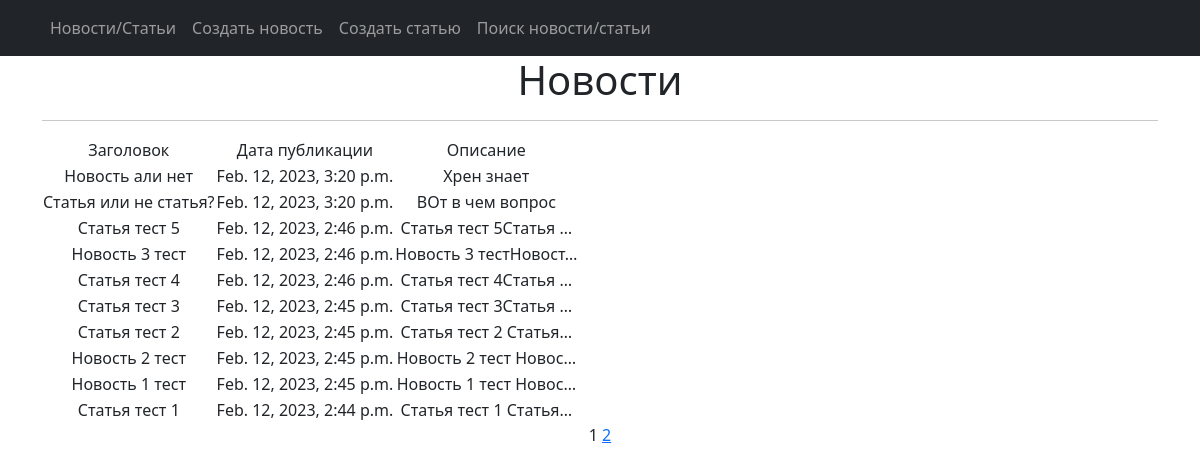
Page /news/ on the committed database.
### np_app/models.py (models this page shows, shortened)
class Post(models.Model):
    article = 'Arti'
    news = 'News'
    POSTS = [
        (article, 'Статья'),
        (news, 'Новости')
    ]
    author = models.ForeignKey(Author, on_delete=models.CASCADE)
    choice = models.CharField(max_length=4, choices=POSTS, default=article)
    time_create_post = models.DateTimeField(auto_now_add=True)
    category = models.ManyToManyField(Category, through='PostCategory')
    header_post = models.CharField(max_length=255)
    text_post = models.TextField()
    rate_post = models.IntegerField(default=0)

### np_app/views.py (the view)
# urls.py: path('', PostList.as_view(), name='post_list'),
class PostList(ListView):
    model = Post
    ordering = '-time_create_post'
    template_name = 'news.html'
    context_object_name = 'news'
    paginate_by = 10
    def get_queryset(self):
        queryset = super().get_queryset()
        self.filterset = PostFilter(self.request.GET, queryset)
        return self.filterset.qs
    def get_context_data(self, **kwargs):
        context = super().get_context_data(**kwargs)
        context['time_now'] = datetime.utcnow()
        context['filterset'] = self.filterset
        return context

### np_app/templatetags/custom_filters.py (called while the page is built)
@register.filter()
def censor(string_to_check):
    checked_string = ''
    for word in string_to_check.split():
        for check_word in CENSOR:
            if check_word in word.lower():
                last_chars = ''
                for char in reversed(word):
                    if char not in string.punctuation:
                        break
                    last_chars += char
                last_chars = last_chars[::-1]
                new_word = word[0] + (len(word.translate(str.maketrans('', '', string.punctuation))) - 1) * '*'
                checked_string += new_word + f'{last_chars} '
                break
        else:
            checked_string += word + ' '
    return checked_string

### np_app/templatetags/custom_tags.py (called while the page is built)
@register.simple_tag(takes_context=True)
def url_replace(context, **kwargs):
   d = context['request'].GET.copy()
   for k, v in kwargs.items():
       d[k] = v
   return d.urlencode()

### templates/news.html (shortened to what this page needs)
{% extends 'flatpages/default.html' %}
{% load custom_filters %}
{% load custom_tags %}
{% block content %}
   <h1>Новости</h1>
   <hr>
   {% if news %}
       <table>
           <tr>
               <td>Заголовок</td>
               <td>Дата публикации</td>
               <td>Описание</td>
           </tr>
           {% for news in news %}
           <tr>
               <td>{{ news.header_post }}</td>
               <td>{{ news.time_create_post }}</td>
               <td>{{ news.text_post|truncatechars:21|censor }}</td>
           </tr>
           {% endfor %}
       </table>
   {% else %}
       <h2>Новостей нет</h2>
   {% endif %}
   {{ page_obj.number }}
   {% if page_obj.has_next %}
       <a href="?{% url_replace page=page_obj.next_page_number %}">{{ page_obj.next_page_number }}</a>
   {% endif %}
{% endblock content %}

### templates/flatpages/default.html (shortened to what this page needs)
<!DOCTYPE html>
<html lang="en">
    <head>
        {% load static %}
        <link href="{% static 'css/styles.css' %}" rel="stylesheet" />
    </head>
    <body>
        <nav class="navbar navbar-expand-lg navbar-dark bg-dark static-top">
            <div class="container">
                <div class="collapse navbar-collapse" id="navbarResponsive">
                    <ul class="navbar-nav ml-auto">
                        <li class="nav-item">
                            <a class="nav-link" href="/news/">Новости/Статьи</a>
                        </li>
                        <li class="nav-item">
                            <a class="nav-link" href="/news/create/">Создать новость</a>
                        </li>
                        <li class="nav-item">
                            <a class="nav-link" href="/news/articles/create/">Создать статью</a>
                        </li>
                        <li class="nav-item">
                            <a class="nav-link" href="/news/search/">Поиск новости/статьи</a>
                        </li>
                    </ul>
                </div>
            </div>
        </nav>
        <div class="container">
            <div class="row">
                <div class="col-lg-12 text-center">
                    {% block content %}{% endblock content %}
                </div>
            </div>
        </div>
    </body>
</html>

### rows in the picture
Post: header_post "Новость али нет", time_create_post "Feb. 12, 2023, 3:20 p.m.", text_post|censor "Хрен знает"
Post: header_post "Статья или не статья?", time_create_post "Feb. 12, 2023, 3:20 p.m.", text_post|censor "ВОт в чем вопрос"
Post: header_post "Статья тест 5", time_create_post "Feb. 12, 2023, 2:46 p.m.", text_post|censor "Статья тест 5Статья …"
Post: header_post "Новость 3 тест", time_create_post "Feb. 12, 2023, 2:46 p.m.", text_post|censor "Новость 3 тестНовост…"
Post: header_post "Статья тест 4", time_create_post "Feb. 12, 2023, 2:46 p.m.", text_post|censor "Статья тест 4Статья …"
Post: header_post "Статья тест 3", time_create_post "Feb. 12, 2023, 2:45 p.m.", text_post|censor "Статья тест 3Статья …"
Post: header_post "Статья тест 2", time_create_post "Feb. 12, 2023, 2:45 p.m.", text_post|censor "Статья тест 2 Статья…"
Post: header_post "Новость 2 тест", time_create_post "Feb. 12, 2023, 2:45 p.m.", text_post|censor "Новость 2 тест Новос…"
Post: header_post "Новость 1 тест", time_create_post "Feb. 12, 2023, 2:45 p.m.", text_post|censor "Новость 1 тест Новос…"
Post: header_post "Статья тест 1", time_create_post "Feb. 12, 2023, 2:44 p.m.", text_post|censor "Статья тест 1 Статья…"

### other values in the picture
{{ page_obj.number }} "1"
{{ page_obj.next_page_number }} "2"
